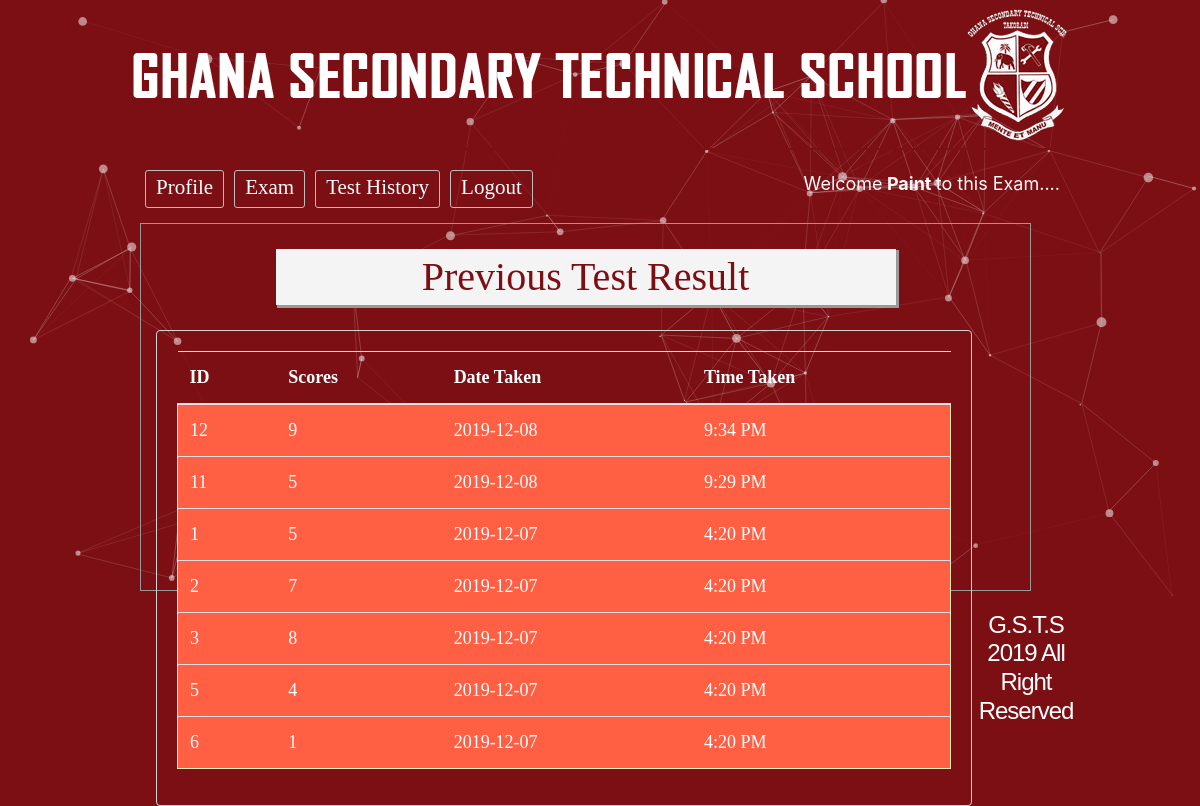
/ViewTest.php (signed in), run on the app's committed database.
### tables this page shows
CREATE TABLE `exam_score` (
  `id` int(11) NOT NULL,
  `userid` int(11) NOT NULL,
  `score` int(11) NOT NULL,
  `date_taken` datetime NOT NULL DEFAULT CURRENT_TIMESTAMP
);

### lib/Session.php (called while the page is built, shortened)
<?php
class Session{
	 public static function get($key){
	 	if (isset($_SESSION[$key])) {
	 		return $_SESSION[$key];
	 	} else {
	 		return false;
	 	}
	 }
}
?>

### ViewTest.php (the view, shortened to what this page needs)
<?php include 'inc/header.php'; ?>
<?php
	$userid = $_SESSION['SESS_MEMBER_ID'];
?>
<head>
	<link href="css/bootstrap.css" rel="stylesheet">
</head>
<body>
	<div id="particles-js"></div>
<div class="main">
<h1 style="color:#7c0f14">Previous Test Result</h1>
	<div class="segment" >
	<table class="table" id="resultTable" data-responsive="table" style="text-align: left;">
		<head>
			<tr style="color:#fff">
				<th>ID</th>
				<th>Scores</th>
				<th>Date Taken</th>
				<th>Time Taken</th>
			</tr>
		</head>
		<tbody>
			<?php
				include('connect.php');
$result = $db->prepare("SELECT * from exam_score where userid='$userid' ORDER BY date_taken DESC");
				$result->execute();
				for($i=0; $row = $result->fetch(); $i++){
				$id=$row['id'];
				$time_taken=date('g:i A',strtotime($row['date_taken']));
				$date_taken=date('Y-m-d',strtotime($row['date_taken']));
				if($id) {
					echo '<tr class="alert alert-warning record" style="color: #fff; background:rgb(255, 95, 66);">';
				}
				else {
				echo '<tr class="record">';
				}
			?>
			<td><?php echo $row['id']; ?></td>
			<td><?php echo $row['score']; ?></td>
			<td><?php echo $date_taken; ?></td>
			<td><?php echo $time_taken; ?></td>
		        </tr>
			<?php
				}
			?>
		</tbody>
	</table>
	</div>
  </div>
<?php include 'inc/footer.php'; ?>
</body>

### inc/header.php (shortened to what this page needs)
<?php
	$filepath = realpath(dirname(__FILE__));
	include_once ($filepath.'/../lib/Session.php');
?>
<!doctype html>
<html>
<head>
	<link rel="stylesheet" href="css/main.css">
</head>
<body>
<div class="phpcoding">
	<section class="headeroption"></section>
		<section class="maincontent">
		<div class="menu">
		<ul>
		<?php
			$login = Session::get("login");
			if($login == true){
		?>
			<li><a href="profile.php" style="color:#fff">Profile</a></li>
			<li><a href="exam.php"  style="color:#fff">Exam</a></li>
			<li><a href="ViewTest.php" style="color:#fff">Test History</a></li>
			<li><a href="?action=logout" style="color:#fff">Logout</a></li>
			<?php } else { ?>
			<li><a href="index.php" style="color:#fff">Login</a></li>
			<li><a href="register.php" style="color:#fff">Register</a></li>
			<li style="float: right"><a href="help.php" style="color:#fff">Help</a></li>
			<?php } ?>
		</ul>
		<?php
			$login = Session::get("login");
			if($login == true){
		?>
		<span style ="float:right;color:#fdfafb"; font-family : "Times New Roman", Georgia, Serif;>
		Welcome<strong> <?php echo $_SESSION['SESS_FIRST_NAME']; ?> </strong> to this Exam....
		</span>
		<?php } ?>
		</div>

### inc/footer.php (shortened to what this page needs)
</section>
<section class="footeroption">
		<h2><?php echo "G.S.T.S"." ". date("Y")." "."All Right Reserved"; ?></h2>
	</section>
</div>
</body>
</html>

### css/main.css (style rules this page uses)
* { margin:0;padding:0;outline:none; }
body { font-family:verdana; }
.phpcoding { width:900px; margin: 0 auto; }
.headeroption { background: url("../img/bg2.png") no-repeat scroll 0 0; border-bottom: 2px solid #7c0f14; height: 150px; }
.headeroption h2, .footeroption h2 { margin:0;font-size:24px }
.maincontent { font-size: 18px; min-height: 430px; padding: 20px; }
.main { border: 1px solid #999; margin-top: 10px; min-height: 368px; padding: 15px; width: 891px; }
.main h1 { background: #f4f4f4 none repeat scroll 0 0; font-family: "Times New Roman", Times, serif; box-shadow: 2px 2px 0 1px #999; color: #010002; margin: 10px auto 25px; padding: 4px; text-align: center; width: 620px; }
.menu { overflow:hidden; }
.menu ul { margin:0;padding:0;list-style:none }
.menu ul li { display:block;float:left; }
.menu ul li a { border: 1px solid #bdbdbd; border-radius: 3px; font-size: 21px; font-family: "Times New Roman", Georgia, Serif; color: #5f0a1f; display: block; margin: 0 5px 5px; padding: 1px 10px 3px; text-decoration: none; }
.segment { font-family: "Times New Roman", Georgia, Serif; border: 1px solid #d3d3d3; border-radius: 4px; float: left; min-height: 245px; padding: 20px; width: 357px; }

### inc/header.php (style rules this page uses)
.phpcoding { width:960px; margin: 0 auto; }

### ViewTest.php (style rules this page uses)
.segment { font-family: "Times New Roman", Georgia, Serif; border: 1px solid #d3d3d3; border-radius: 4px; float: left; min-height: 245px; padding: 20px; width: 95%; }
body { background-color: #7c0f14; }
#particles-js { position: absolute; left: 0px; top: 0px; z-index: -1; background-color: #7c0f14; width: 100%; }

### inc/footer.php (style rules this page uses)
.footeroption { ;color:#fff;text-align:center;font: 900 120px/1 'Source Sans Pro', Arial, sans-serif;letter-spacing: -1px }

### data on the page
exam_score: id "12", score "9", date_taken "2019-12-08", date_taken "9:34 PM"
exam_score: id "11", score "5", date_taken "2019-12-08", date_taken "9:29 PM"
exam_score: id "1", score "5", date_taken "2019-12-07", date_taken "4:20 PM"
exam_score: id "2", score "7", date_taken "2019-12-07", date_taken "4:20 PM"
exam_score: id "3", score "8", date_taken "2019-12-07", date_taken "4:20 PM"
exam_score: id "5", score "4", date_taken "2019-12-07", date_taken "4:20 PM"
exam_score: id "6", score "1", date_taken "2019-12-07", date_taken "4:20 PM"

### other printed values
$_SESSION['SESS_FIRST_NAME'] "Paint"
